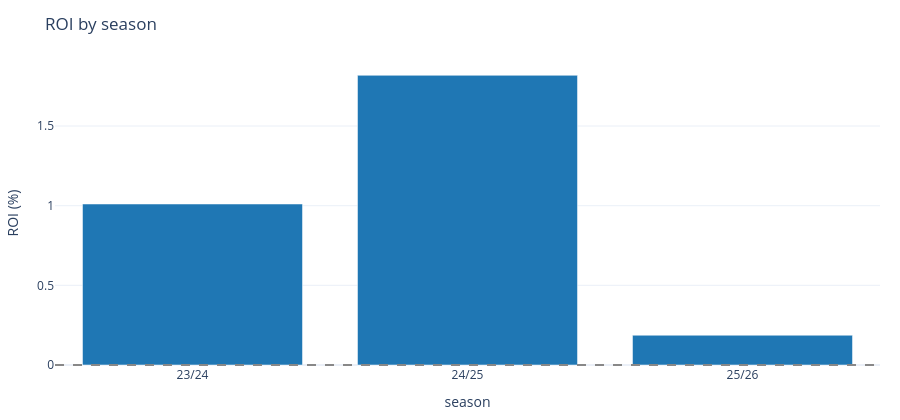
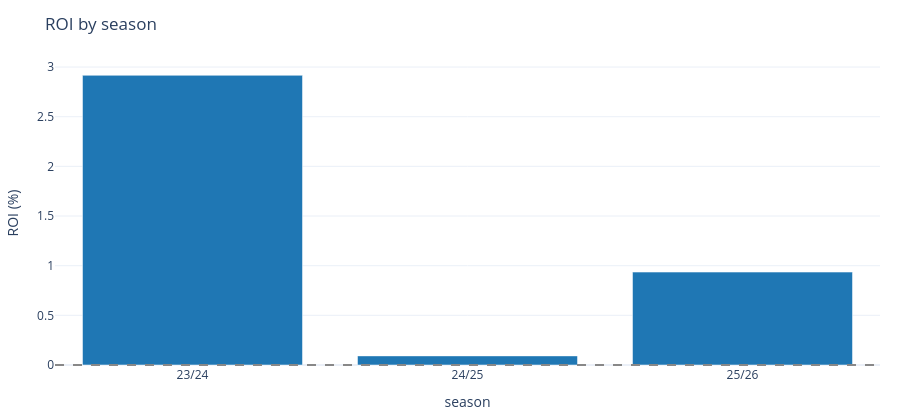
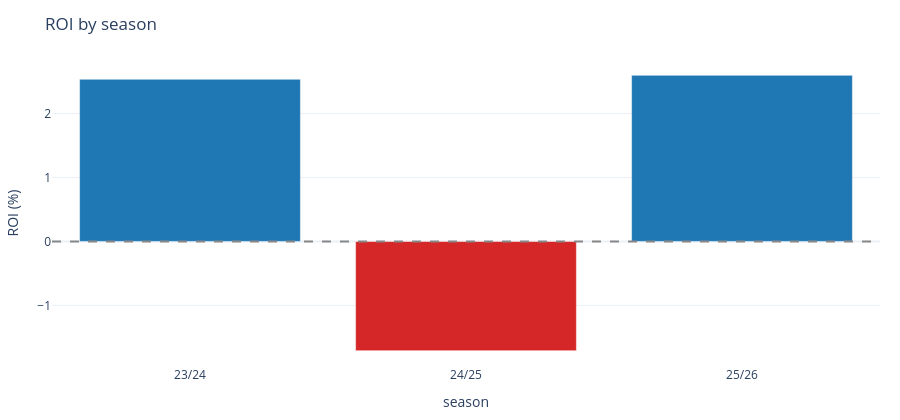
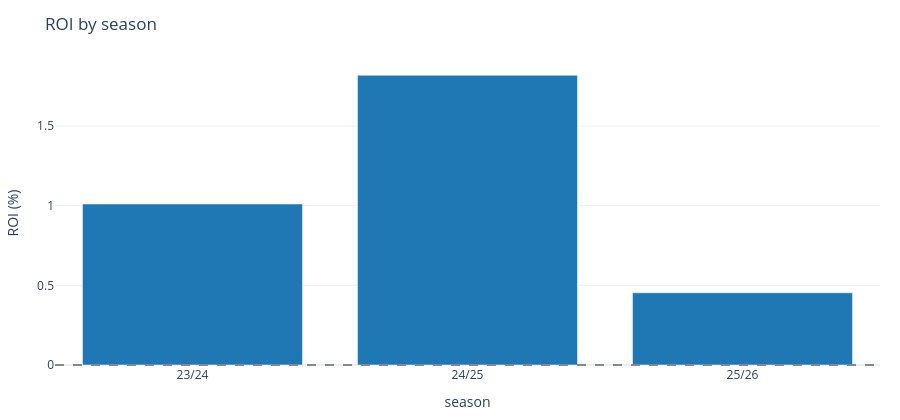

Write notebook code for charts like these, in order.
### Markdown cell above
## Season-by-season out-of-sample ROI

### Code cell
for name in S.STRATEGIES:
    stbl = M.season_summary(B.backtest_strategy(oos, name))
    print(f"\n### {name} (OOS)")
    print(stbl[["season", "bets", "win_rate", "net_profit", "roi"]].round(4).to_string())
    fig = plt.season_roi(stbl)
    fig.show()

### Figure 1 — Plotly figure (JSON) as saved in the notebook; plotly's stock layout.template omitted (floating-point values rounded to 4 significant figures)
{"data": [{"marker": {"color": ["#1f77b4", "#1f77b4", "#1f77b4"]}, "type": "bar", "x": ["23/24", "24/25", "25/26"], "y": [1.011, 1.818, 0.1868]}], "layout": {"height": 420, "margin": {"b": 40, "l": 50, "r": 20, "t": 60}, "shapes": [{"line": {"color": "#888", "dash": "dash"}, "type": "line", "x0": 0, "x1": 1, "xref": "x domain", "y0": 0, "y1": 0, "yref": "y"}], "title": {"text": "ROI by season"}, "xaxis": {"title": {"text": "season"}}, "yaxis": {"title": {"text": "ROI (%)"}}}}

### Figure 2 — Plotly figure (JSON) as saved in the notebook; plotly's stock layout.template omitted (floating-point values rounded to 4 significant figures)
{"data": [{"marker": {"color": ["#1f77b4", "#1f77b4", "#1f77b4"]}, "type": "bar", "x": ["23/24", "24/25", "25/26"], "y": [2.917, 0.09174, 0.9356]}], "layout": {"height": 420, "margin": {"b": 40, "l": 50, "r": 20, "t": 60}, "shapes": [{"line": {"color": "#888", "dash": "dash"}, "type": "line", "x0": 0, "x1": 1, "xref": "x domain", "y0": 0, "y1": 0, "yref": "y"}], "title": {"text": "ROI by season"}, "xaxis": {"title": {"text": "season"}}, "yaxis": {"title": {"text": "ROI (%)"}}}}

### Figure 3 — Plotly figure (JSON) as saved in the notebook; plotly's stock layout.template omitted (floating-point values rounded to 4 significant figures)
{"data": [{"marker": {"color": ["#1f77b4", "#d62728", "#1f77b4"]}, "type": "bar", "x": ["23/24", "24/25", "25/26"], "y": [2.533, -1.708, 2.596]}], "layout": {"height": 420, "margin": {"b": 40, "l": 50, "r": 20, "t": 60}, "shapes": [{"line": {"color": "#888", "dash": "dash"}, "type": "line", "x0": 0, "x1": 1, "xref": "x domain", "y0": 0, "y1": 0, "yref": "y"}], "title": {"text": "ROI by season"}, "xaxis": {"title": {"text": "season"}}, "yaxis": {"title": {"text": "ROI (%)"}}}}

### Figure 4 — Plotly figure (JSON) as saved in the notebook; plotly's stock layout.template omitted (floating-point values rounded to 4 significant figures)
{"data": [{"marker": {"color": ["#1f77b4", "#1f77b4", "#1f77b4"]}, "type": "bar", "x": ["23/24", "24/25", "25/26"], "y": [1.011, 1.818, 0.4536]}], "layout": {"height": 420, "margin": {"b": 40, "l": 50, "r": 20, "t": 60}, "shapes": [{"line": {"color": "#888", "dash": "dash"}, "type": "line", "x0": 0, "x1": 1, "xref": "x domain", "y0": 0, "y1": 0, "yref": "y"}], "title": {"text": "ROI by season"}, "xaxis": {"title": {"text": "season"}}, "yaxis": {"title": {"text": "ROI (%)"}}}}
